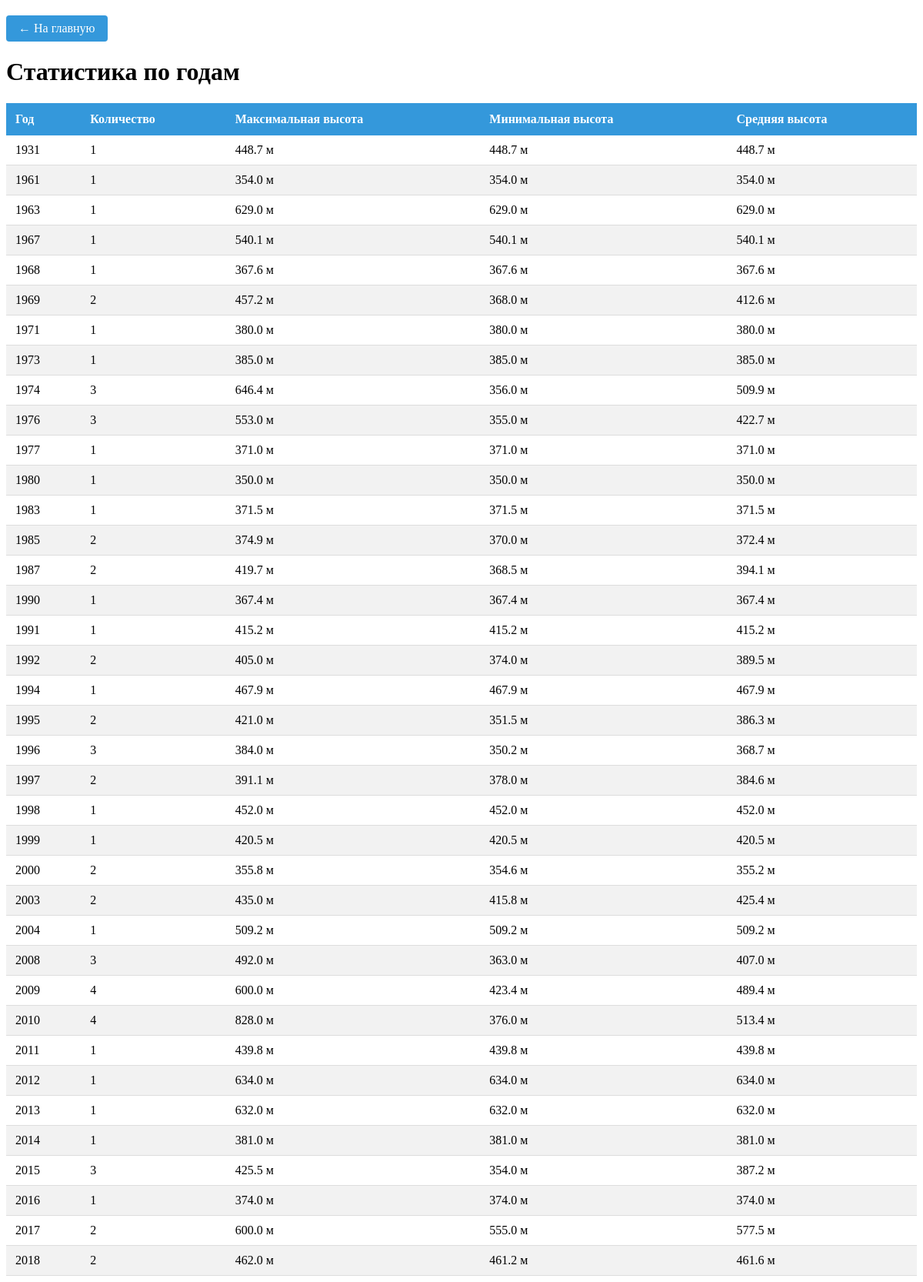
The page /year-stats on the database its author committed.
### models.py (models this page shows, shortened)
class Building(db.Model):
    __tablename__ = 'building'
    id = db.Column(db.Integer, primary_key=True)
    title = db.Column('Название', db.String(200))
    type_building_id = db.Column(db.Integer, db.ForeignKey('type_building.id'))
    city_id = db.Column(db.Integer, db.ForeignKey('city.id'))
    year = db.Column(db.Integer)
    height = db.Column(db.Integer)
    type_building = db.relationship("TypeBuilding", back_populates="buildings")
    city = db.relationship("City", back_populates="buildings")

### structures/views.py (the view)
@app.route('/year-stats')
def year_stats():
    stats = get_buildings_by_year()
    headers = ["Год", "Количество", "Максимальная высота", "Минимальная высота", "Средняя высота"]
    return render_template(
        'year_stats.html',
        headers=headers,
        stats=stats,
        title="Статистика по годам"
    )

### models.py (called while the page is built)
def get_buildings_by_year():
    return (
        db.session.query(
            Building.year.label("Год"),
            func.count(Building.id).label("Количество"),
            func.max(Building.height).label("Максимальная_высота"),
            func.min(Building.height).label("Минимальная_высота"),
            func.round(func.avg(Building.height), 1).label("Средняя_высота")
        )
        .group_by(Building.year)
        .order_by(Building.year)
        .all()
    )

### templates/year_stats.html (shortened to what this page needs)
<!DOCTYPE html>
<html>
<head>
    <link rel="stylesheet" href="{{ url_for('static', filename='style.css') }}">
</head>
<body>
    <div class="navigation">
    <a href="{{ url_for('index') }}" class="back-button">← На главную</a>
    </div>
    <div class="container">
        <h1>{{ title }}</h1>
        <table class="stats-table">
            <thead>
                <tr>
                    {% for header in headers %}
                    <th>{{ header }}</th>
                    {% endfor %}
                </tr>
            </thead>
            <tbody>
                {% for row in stats %}
                <tr>
                    <td>{{ row.Год }}</td>
                    <td>{{ row.Количество }}</td>
                    <td>{{ "%.1f"|format(row.Максимальная_высота) }} м</td>
                    <td>{{ "%.1f"|format(row.Минимальная_высота) }} м</td>
                    <td>{{ "%.1f"|format(row.Средняя_высота) }} м</td>
                </tr>
                {% endfor %}
            </tbody>
        </table>
    </div>
</body>
</html>

### static/style.css (style rules this page uses)
.stats-table { width: 100%; border-collapse: collapse; margin-top: 20px; }
.stats-table th { background-color: #3498db; color: white; padding: 12px; text-align: left; }
.stats-table td { padding: 10px 12px; border-bottom: 1px solid #ddd; }
.stats-table tr:nth-child(even) { background-color: #f2f2f2; }
.stats-table td:nth-child(1) { font-weight: 500; }
.navigation { margin: 20px 0; }
.back-button { display: inline-block; padding: 8px 16px; background-color: #3498db; color: white; text-decoration: none; border-radius: 4px; transition: background-color 0.3s; }

### rows shown on the page
Building: Год "1931", Количество "1", Максимальная_высота "448.7", Минимальная_высота "448.7", Средняя_высота "448.7"
Building: Год "1967", Количество "1", Максимальная_высота "540.1", Минимальная_высота "540.1", Средняя_высота "540.1"
Building: Год "1968", Количество "1", Максимальная_высота "367.6", Минимальная_высота "367.6", Средняя_высота "367.6"
Building: Год "1983", Количество "1", Максимальная_высота "371.5", Минимальная_высота "371.5", Средняя_высота "371.5"
Building: Год "1990", Количество "1", Максимальная_высота "367.4", Минимальная_высота "367.4", Средняя_высота "367.4"
Building: Год "1991", Количество "1", Максимальная_высота "415.2", Минимальная_высота "415.2", Средняя_высота "415.2"
Building: Год "1994", Количество "1", Максимальная_высота "467.9", Минимальная_высота "467.9", Средняя_высота "467.9"
Building: Год "1999", Количество "1", Максимальная_высота "420.5", Минимальная_высота "420.5", Средняя_высота "420.5"
Building: Год "2004", Количество "1", Максимальная_высота "509.2", Минимальная_высота "509.2", Средняя_высота "509.2"
Building: Год "2011", Количество "1", Максимальная_высота "439.8", Минимальная_высота "439.8", Средняя_высота "439.8"

### other values the page prints
{{ title }} "Статистика по годам"
{{ header }} "Год" "Количество" "Максимальная высота" "Минимальная высота" "Средняя высота"
{{ row.Год }} "1961" "1963" "1969" "1971" "1973" "1974" "1976" "1977" "1980" "1985" "1987" "1992" "1995" "1996" "1997" "1998" "2000" "2003" "2008" "2009" "2010" "2012" "2013" "2014" "2015" "2016" "2017" "2018"
{{ row.Количество }} "1" "1" "2" "1" "1" "3" "3" "1" "1" "2" "2" "2" "2" "3" "2" "1" "2" "2" "3" "4" "4" "1" "1" "1" "3" "1" "2" "2"
{{ "%.1f"|format(row.Максимальная_высота) }} "354.0" "629.0" "457.2" "380.0" "385.0" "646.4" "553.0" "371.0" "350.0" "374.9" "419.7" "405.0" "421.0" "384.0" "391.1" "452.0" "355.8" "435.0" "492.0" "600.0" "828.0" "634.0" "632.0" "381.0" "425.5" "374.0" "600.0" "462.0"
{{ "%.1f"|format(row.Минимальная_высота) }} "354.0" "629.0" "368.0" "380.0" "385.0" "356.0" "355.0" "371.0" "350.0" "370.0" "368.5" "374.0" "351.5" "350.2" "378.0" "452.0" "354.6" "415.8" "363.0" "423.4" "376.0" "634.0" "632.0" "381.0" "354.0" "374.0" "555.0" "461.2"
{{ "%.1f"|format(row.Средняя_высота) }} "354.0" "629.0" "412.6" "380.0" "385.0" "509.9" "422.7" "371.0" "350.0" "372.4" "394.1" "389.5" "386.3" "368.7" "384.6" "452.0" "355.2" "425.4" "407.0" "489.4" "513.4" "634.0" "632.0" "381.0" "387.2" "374.0" "577.5" "461.6"
